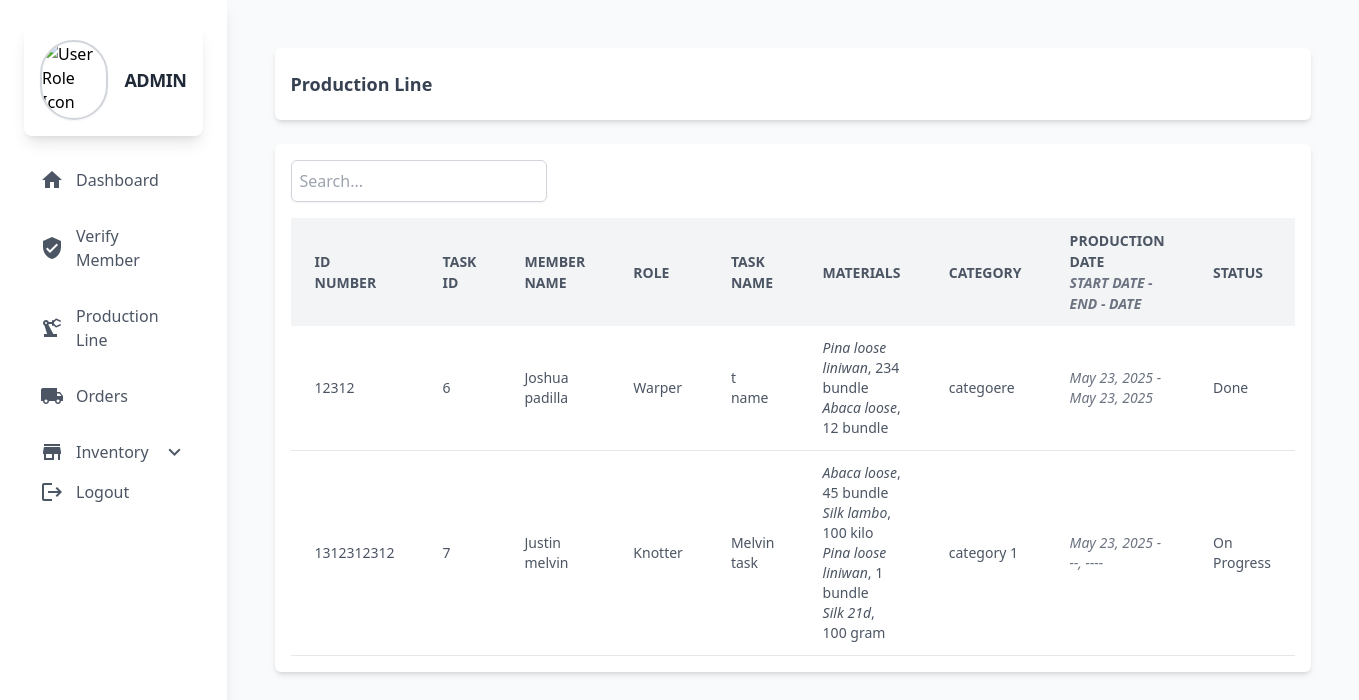
The page /admin/production_line.php (signed in) on the database as committed earlier.
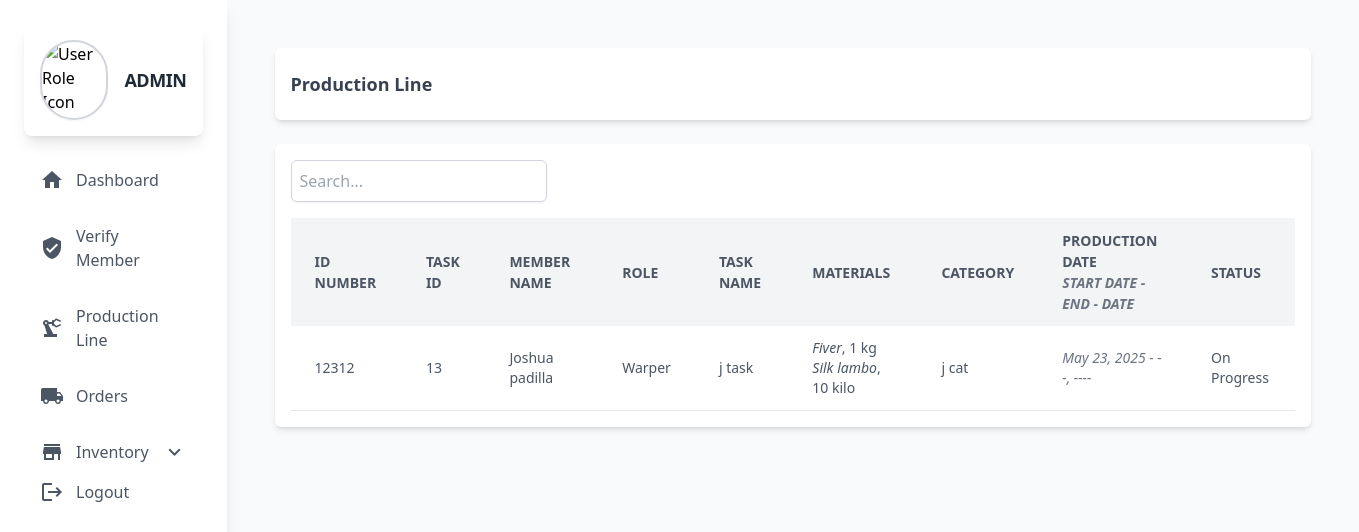
The same page on the database as committed later.
### tables this page shows
CREATE TABLE `task` (
  `task_id` int(11) NOT NULL,
  `task_user_id` int(11) NOT NULL,
  `task_name` varchar(60) NOT NULL,
  `task_material` longtext NOT NULL CHECK (json_valid(`task_material`)),
  `task_category` varchar(60) NOT NULL,
  `date_start` date NOT NULL,
  `date_end` date DEFAULT NULL,
  `status` varchar(60) NOT NULL
);

CREATE TABLE `user_member` (
  `id` int(11) NOT NULL,
  `id_number` varchar(60) NOT NULL,
  `fullname` varchar(255) NOT NULL,
  `email` varchar(60) NOT NULL,
  `phone` varchar(60) NOT NULL,
  `role` varchar(60) NOT NULL,
  `sex` varchar(60) NOT NULL,
  `password` varchar(255) NOT NULL,
  `date_created` timestamp NOT NULL DEFAULT current_timestamp() ON UPDATE current_timestamp(),
  `status` int(11) NOT NULL DEFAULT 0 COMMENT '0=NonVerify,1=Verified,2=disabled'
);

CREATE TABLE `raw_materials` (
  `id` int(11) NOT NULL,
  `rm_name` varchar(60) NOT NULL,
  `rm_description` text DEFAULT NULL,
  `rm_quantity` varchar(255) NOT NULL,
  `rm_status` varchar(60) NOT NULL
);

### admin/backend/dbconnect.php (called while the page is built, shortened)
<?php
class db_connect
{
    public $host = db_host;
    public $user = db_user;
    public $pass = db_pass;
    public $name = db_name;
    public function connect()
    {
        try {
            $this->conn = new mysqli($this->host, $this->user, $this->pass, $this->name);
        } catch (\Throwable $th) {
            header("Location:setup.php");
        }
    }
}
?>

### admin/backend/class.php (called while the page is built, shortened)
<?php
include ('dbconnect.php');
class global_class extends db_connect
{
     public function get_list_task()
    {
        $stmt = $this->conn->prepare("SELECT
        task.task_id,
        task.task_user_id,
        task.task_name,
        task.task_material,
        task.task_category,
        task.date_start,
        task.date_end,
        task.status as task_status,
        user_member.id as user_id,
        user_member.fullname,
        user_member.role,
        user_member.id_number
        FROM task
        LEFT JOIN user_member
        ON user_member.id = task.task_user_id
        ");
        $stmt->execute();
        $result = $stmt->get_result();
        return $result;
    }
    public function get_raw_materials_details($id)
    {
        $stmt = $this->conn->prepare("SELECT * FROM raw_materials WHERE id = ?");
        $stmt->bind_param("i", $id);
        $stmt->execute();
        $result = $stmt->get_result();
        $data = $result->fetch_assoc();
        return $data;
    }
}

### admin/backend/end-points/list_task.php (the view, shortened to what this page needs)
<?php
$list_task = $db->get_list_task();
if ($list_task && $list_task->num_rows > 0): ?>
    <?php while ($task = $list_task->fetch_assoc()): ?>
        <tr class="border-b border-gray-200 hover:bg-gray-50">
            <td class="py-3 px-6 text-left"><?php echo htmlspecialchars($task['id_number']); ?></td>
            <td class="py-3 px-6 text-left"><?php echo htmlspecialchars($task['task_id']); ?></td>
            <td class="py-3 px-6 text-left"><?php echo htmlspecialchars(ucfirst($task['fullname'])); ?></td>
            <td class="py-3 px-6 text-left"><?php echo htmlspecialchars(ucfirst($task['role'])); ?></td>
            <td class="py-3 px-6 text-left"><?php echo htmlspecialchars($task['task_name']); ?></td>
            <td class="py-3 px-6 text-left">
                <?php
                $materials = json_decode($task['task_material'], true);
                if ($materials && is_array($materials)) {
                    foreach ($materials as $material) {
                        $details = $db->get_raw_materials_details($material['raw_id']);
                       if ($details) {
                            echo '<i>' . htmlspecialchars(ucfirst($details['rm_name'])) . '</i>, ' .
                                htmlspecialchars("{$material['quantity']} {$material['unit']}") . "<br>";
                        } else {
                            echo htmlspecialchars("Unknown material, {$material['quantity']} {$material['unit']}") . "<br>";
                        }
                    }
                } else {
                    echo "--";
                }
                ?>
            </td>
            <td class="py-3 px-6 text-left"><?php echo htmlspecialchars($task['task_category']); ?></td>
            <td class="py-3 px-6 text-left">
                <div>
                    <i class="text-sm italic text-gray-500">
                        <?php
                        echo !empty($task['date_start']) ? date("F j, Y", strtotime($task['date_start'])) : '--';
                        ?>
                        -
                        <?php
                        echo !empty($task['date_end']) ? date("F j, Y", strtotime($task['date_end'])) : '--, ----';
                        ?>
                    </i>
                </div>
            </td>
            <td class="py-3 px-6 text-left"><?= $task['task_status'] ?></td>
        </tr>
    <?php endwhile; ?>
<?php else: ?>
    <tr>
        <td colspan="7" class="p-2">No record found.</td>
    </tr>
<?php endif; ?>

Rows that differ between the two databases and show on the page:
removed task: user_member.id_number "12312", task_id "6", user_member.fullname "Joshua padilla", user_member.role "Warper", task_name "t name", task_category "categoere", date_start "May 23, 2025", date_end "May 23, 2025", status "Done"
no longer on this page (row edited): raw_materials: rm_name "Pina loose liniwan", unit "234 bundle", unit "1 bundle"
no longer on this page (row edited): raw_materials: rm_name "Abaca loose", unit "12 bundle", unit "45 bundle"
removed task: user_member.id_number "1312312312", task_id "7", user_member.fullname "Justin melvin", user_member.role "Knotter", task_name "Melvin task", task_category "category 1", date_start "May 23, 2025", status "On Progress", raw_materials (rm_name "Silk lambo", unit "100 kilo")
no longer on this page (row edited): raw_materials: rm_name "Silk 21d", unit "100 gram", shown under "1312312312"
added task: user_member.id_number "12312", task_id "13", user_member.fullname "Joshua padilla", user_member.role "Warper", task_name "j task", task_category "j cat", date_start "May 23, 2025", status "On Progress", raw_materials (rm_name "Silk lambo", unit "10 kilo")
added raw_materials: rm_name "Fiver", unit "1 kg", shown under "12312"
